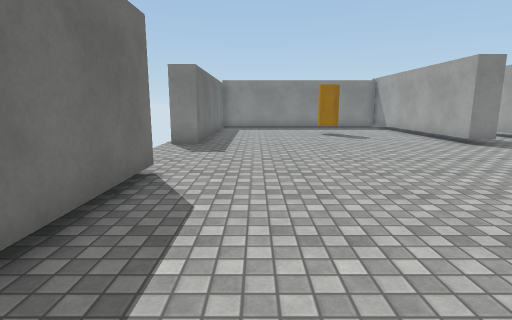
View 1 (above)

16 first-person views from a walk through a 3-D level made in the Unity game engine. The camera is 1.4 m above the floor, tilts 10° down and sees 80° across. The floor is counted in squares, 1 m on a side. Each view is taken from the middle of a square. On the plan, view 1 faces up. The plan holds only what a view shows up to about 14 squares ahead; the rest is blank. The place goes on beyond the plan. The player character is not drawn. Surface patterns are stand-ins for the level's own textures.

View 2
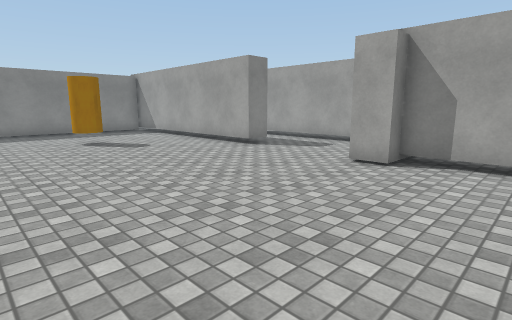

View 3
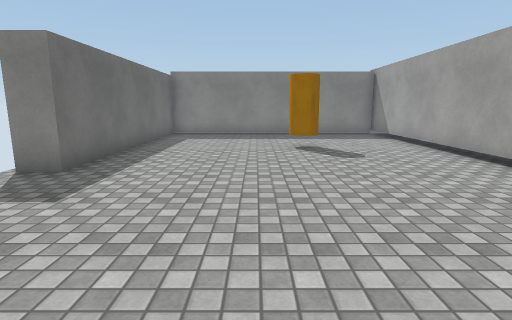

View 4
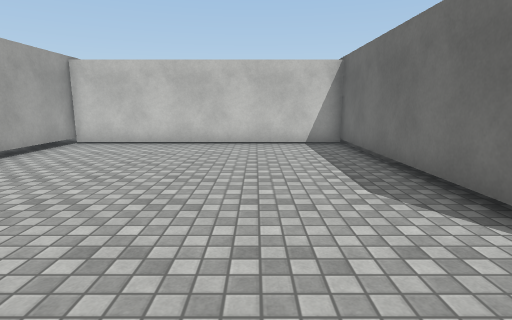

View 5
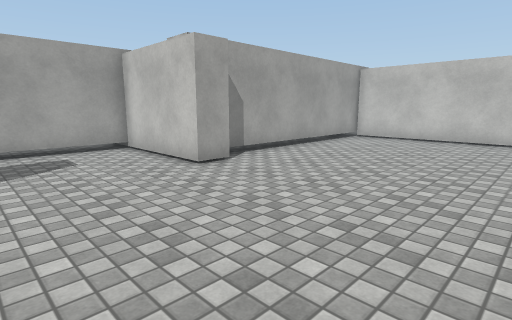

View 6
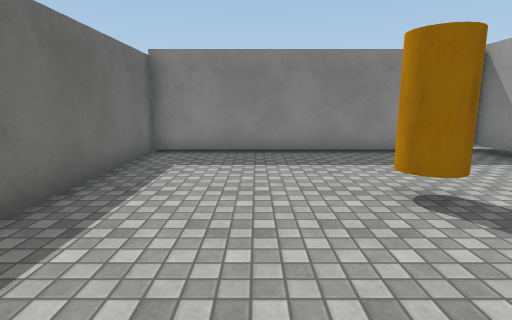

View 7
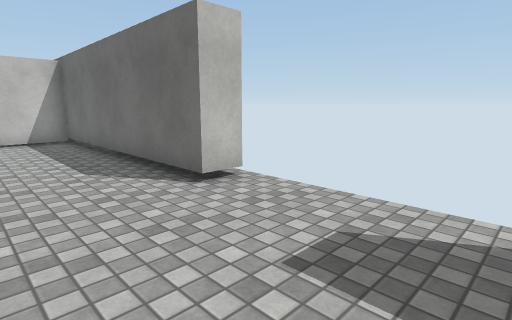

View 8
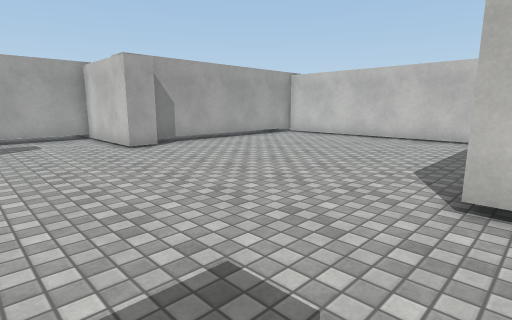

View 9
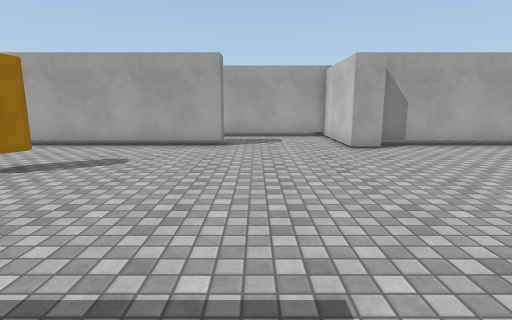

View 10
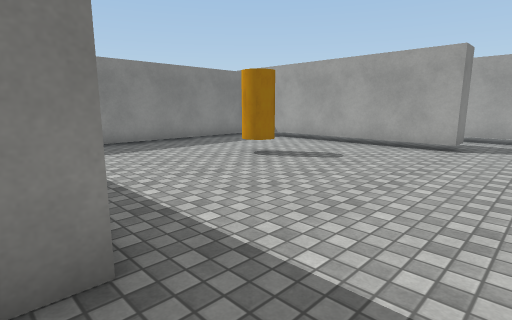

View 11
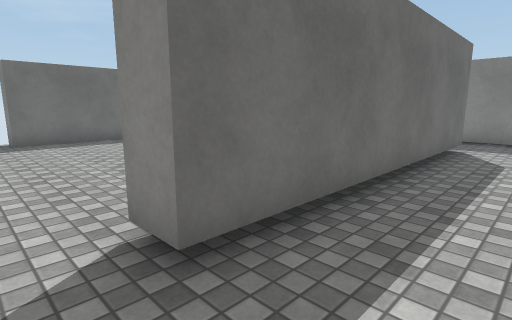

View 12
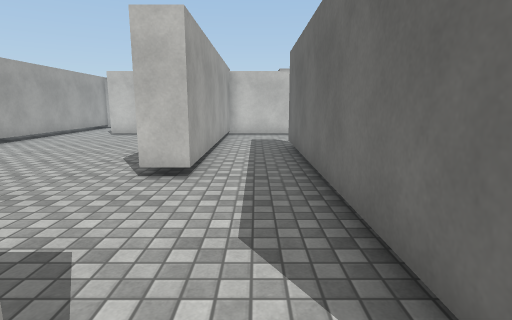

View 13
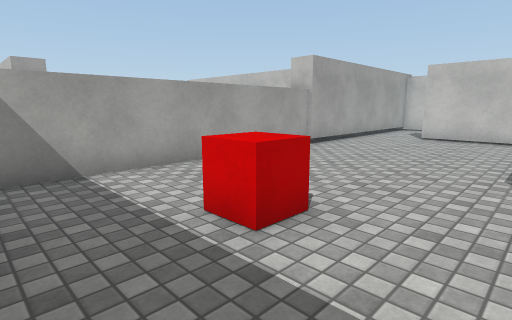

View 14
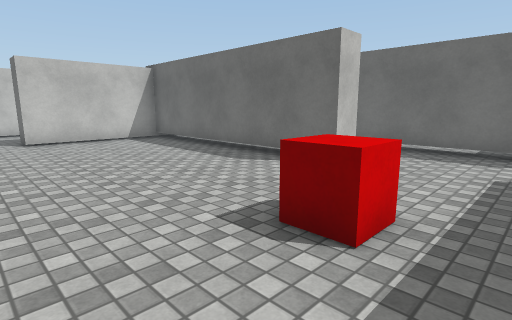

View 15
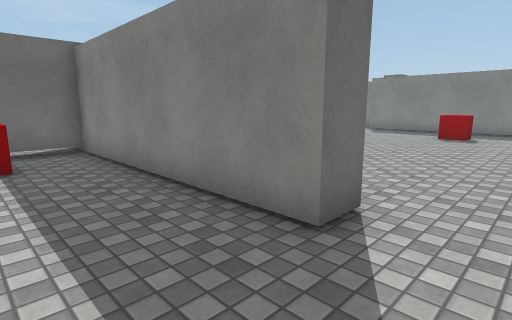

View 16
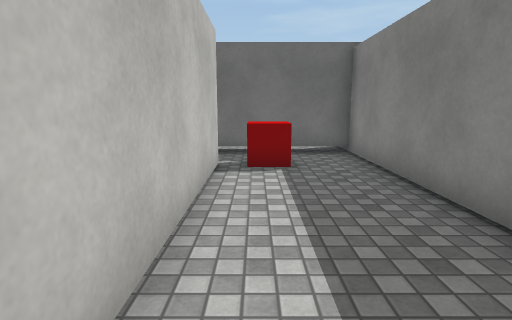

### Floor plan
Key: @ floor where view 1 was taken; # wall or solid block; . floor; C cylinder; T thing the floor can be seen under or through; R red cube.
Columns run from 3 left of view 1 to 20 right of it. Each row starts with its distance up from view 1.
 24            ###
 23             ..
 22             ..#
 21  ############.  . .....
 20  #.........##..........#
 19  #.........##..........#
 18  #.........##......R...#
 17  #.........##..........#
 16  #.....C...##..#.......#
 15  #....CC...##..#.......#
 14  #.........##..#.......#
 13  #.........##..#.......#
 12 ##.........##..T.......#
 11 ...............T.......#
 10 ...............T.......#
  9 ...............T.......#
  8 ...............T.......#
  7 ...........##########..#
  6 ##.........##########..
  5  #.........##..........
  4  #.........##.R.......
  3  #.........##RR........
  2  #.........##.#######
  1  #.........#
  0  #.@.......#
 -1  #.........#
 -2  #.........#
 -3  ###########

Positions as (right, up) in squares from view 1, and headings:
1: (0, 0), facing up
2: (0, 3), facing up-right
3: (2, 5), facing up
4: (1, 9), facing down
5: (1, 11), facing down-right
6: (1, 11), facing up
7: (1, 11), facing down-left
8: (-3, 11), facing down-right
9: (-3, 10), facing right
10: (-3, 9), facing up-right
11: (11, 10), facing up-left
12: (10, 22), facing down
13: (13, 21), facing down-right
14: (19, 20), facing down-left
15: (19, 3), facing up-left
16: (18, 3), facing left
